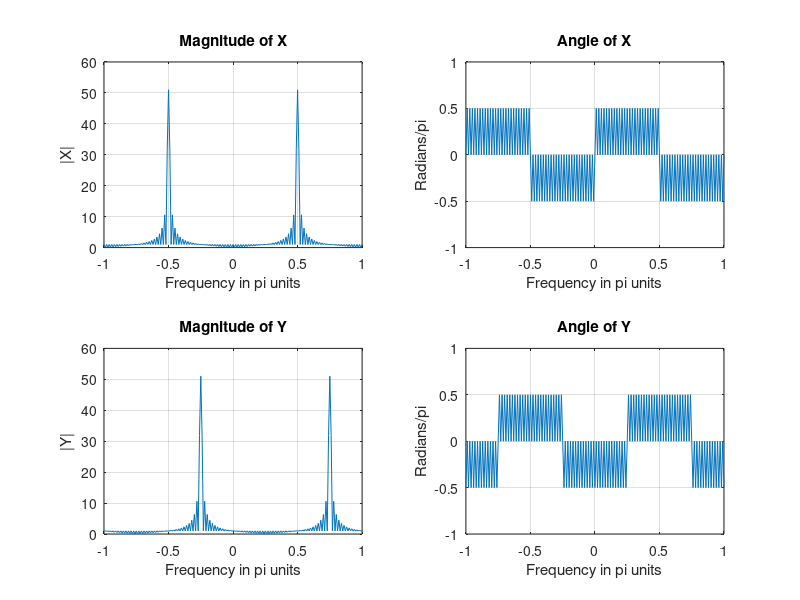

Write MATLAB code to recreate this figure.
% DEL ROSARIO 3.9
n = 0:100;
x = cos(pi * n / 2);

k = -100:100;
w = (pi/100) * k;

X = x * (exp(-1j * pi / 100)).^(n' * k); % DTFT of x

y = exp(1j * pi * n / 4) .* x; % Signal multiplied by exp(j*pi*n/4)

Y = y * (exp(-1j * pi / 100)).^(n' * k); % DTFT of y

% Graphical verification
subplot(2, 2, 1);
plot(w/pi, abs(X));
grid on;
axis([-1, 1, 0, 60]);
xlabel('Frequency in pi units');
ylabel('|X|');
title('Magnitude of X');

subplot(2, 2, 2);
plot(w/pi, angle(X) / pi);
grid on;
axis([-1, 1, -1, 1]);
xlabel('Frequency in pi units');
ylabel('Radians/pi');
title('Angle of X');

subplot(2, 2, 3);
plot(w/pi, abs(Y));
grid on;
axis([-1, 1, 0, 60]);
xlabel('Frequency in pi units');
ylabel('|Y|');
title('Magnitude of Y');

subplot(2, 2, 4);
plot(w/pi, angle(Y) / pi);
grid on;
axis([-1, 1, -1, 1]);
xlabel('Frequency in pi units');
ylabel('Radians/pi');
title('Angle of Y');
